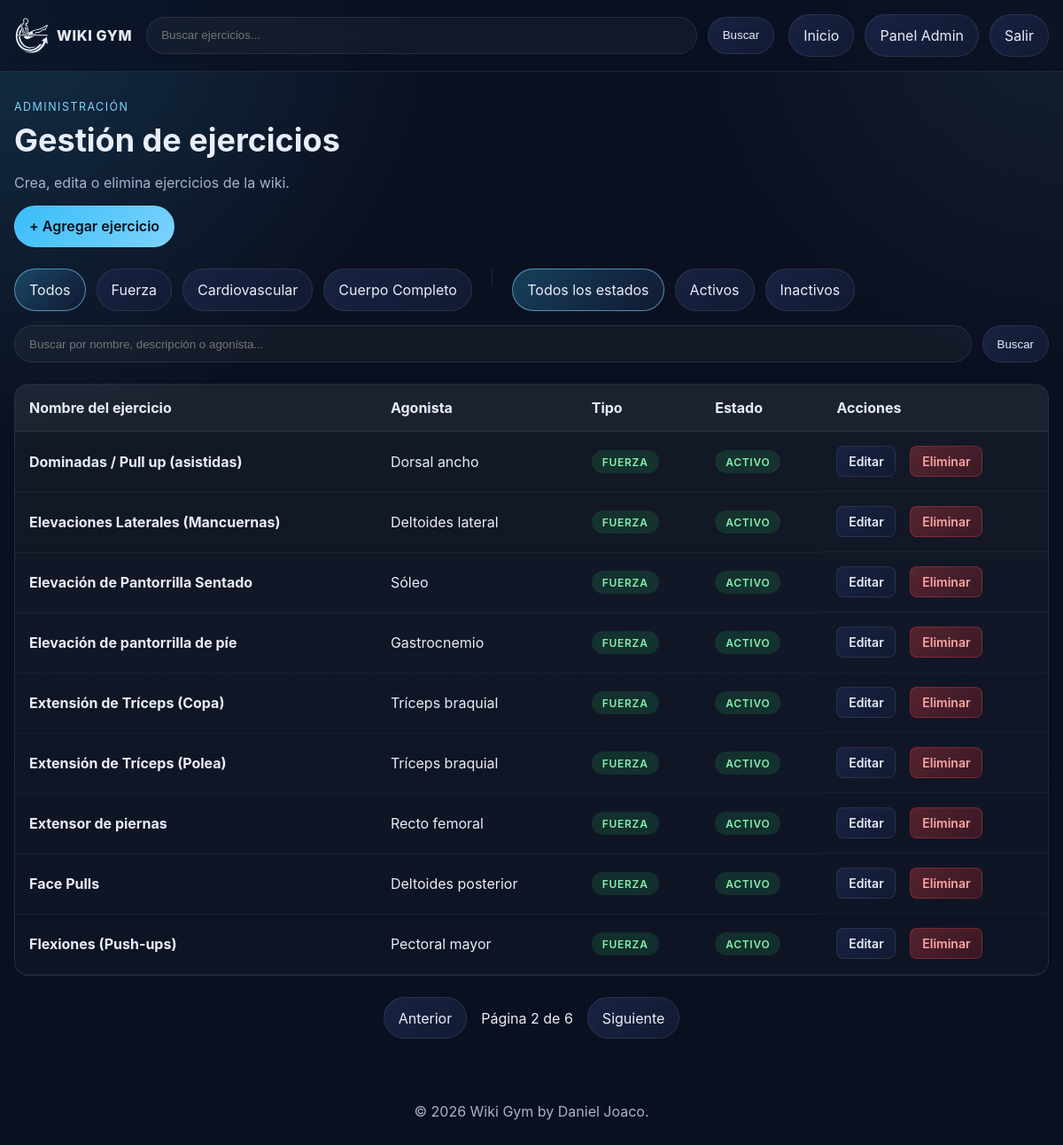
The app's page /panel/?page=2 (signed in) with its own data.
### exercises/models.py (models this page shows, shortened)
class Exercise(models.Model):
    EXERCISE_TYPE_STRENGTH = "STRENGTH"
    EXERCISE_TYPE_CARDIO = "CARDIO"
    EXERCISE_TYPE_FULL_BODY = "FULL_BODY"
    EXERCISE_TYPE_CHOICES = [
        (EXERCISE_TYPE_STRENGTH, "Fuerza"),
        (EXERCISE_TYPE_CARDIO, "Cardiovascular"),
        (EXERCISE_TYPE_FULL_BODY, "Cuerpo Completo"),
    ]
    name = models.CharField(max_length=150, unique=True)
    description = models.TextField(blank=True)
    agonist = models.ForeignKey(
        Agonist,
        on_delete=models.PROTECT,
        related_name="exercises",
    )
    image = models.ImageField(upload_to="exercise_images/%Y/%m/", blank=True, null=True)
    exercise_type = models.CharField(
        max_length=20,
        choices=EXERCISE_TYPE_CHOICES,
        default=EXERCISE_TYPE_STRENGTH,
    )
    tracks_weight = models.BooleanField(default=True)
    is_active = models.BooleanField(default=True)
    created_by = models.ForeignKey(
        settings.AUTH_USER_MODEL,
        on_delete=models.SET_NULL,
        null=True,
        blank=True,
        related_name="wiki_exercises_created",
    )
    created_at = models.DateTimeField(auto_now_add=True)
    updated_at = models.DateTimeField(auto_now=True)
    class Meta:
        ordering = ["name"]

class Agonist(models.Model):
    muscle_group = models.ForeignKey(
        MuscleGroup,
        on_delete=models.CASCADE,
        related_name="agonists",
    )
    name = models.CharField(max_length=100)
    class Meta:
        ordering = ["name"]
        constraints = [
            models.UniqueConstraint(
                fields=["muscle_group", "name"],
                name="unique_agonist_per_group",
            )
        ]

### exercises/views.py (the view, shortened to what this page needs)
# urls.py: path('panel/', views.panel_list, name='panel_list'),
@login_required(login_url='login')
def panel_list(request):
	exercises = _exercise_queryset().all()
	search_query = request.GET.get('q', '').strip()
	selected_type = request.GET.get('type', '').strip()
	status_filter = request.GET.get('status', '').strip()
	if selected_type in dict(Exercise.EXERCISE_TYPE_CHOICES):
		exercises = exercises.filter(exercise_type=selected_type)
	if status_filter == 'active':
		exercises = exercises.filter(is_active=True)
	elif status_filter == 'inactive':
		exercises = exercises.filter(is_active=False)
	exercises = exercises.order_by('name')
	paginator = Paginator(exercises, PAGE_SIZE)
	page_obj = paginator.get_page(request.GET.get('page'))
	page_query_string = _build_query_string({
		'q': search_query,
		'type': selected_type,
		'status': status_filter,
	})
	context = {
		'page_obj': page_obj,
		'exercises': page_obj,
		'search_query': search_query,
		'selected_type': selected_type,
		'selected_type_label': dict(Exercise.EXERCISE_TYPE_CHOICES).get(selected_type, ''),
		'type_filters': Exercise.EXERCISE_TYPE_CHOICES,
		'status_filter': status_filter,
		'total_exercises': exercises.count(),
		'page_query_string': page_query_string,
	}
	return render(request, 'panel/panel.html', context)

### exercises/views.py (called while the page is built)
def _build_query_string(params):
	clean_params = {key: value for key, value in params.items() if value}
	return urlencode(clean_params)

def _exercise_queryset():
	return Exercise.objects.select_related('agonist__muscle_group__pattern').annotate(
		pattern_name=F('agonist__muscle_group__pattern__name'),
		muscle_group_name=F('agonist__muscle_group__name'),
	)

### templates/panel/panel.html (shortened to what this page needs)
{% extends 'base.html' %}
{% load static %}
{% block extra_css %}<link rel="stylesheet" href="{% static 'css/panel/panel.css' %}">{% endblock %}
{% block content %}
<section class="panel-header">
    <div>
        <p class="eyebrow">Administración</p>
        <h1>Gestión de ejercicios</h1>
        <p class="hero-copy">Crea, edita o elimina ejercicios de la wiki.</p>
    </div>
</section>
<div class="panel-actions">
    <a href="{% url 'exercise_create' %}?next={{ request.get_full_path|urlencode }}" class="btn-primary">+ Agregar ejercicio</a>
</div>
<section class="filter-bar">
    <a class="filter-link {% if not selected_type %}active{% endif %}" href="{% url 'panel_list' %}">Todos</a>
    {% for value, label in type_filters %}
        <a class="filter-link {% if selected_type == value %}active{% endif %}" href="{% url 'panel_list' %}?type={{ value }}">
            {{ label }}
        </a>
    {% endfor %}
    <span class="separator">|</span>
    <a class="filter-link {% if not status_filter %}active{% endif %}" href="{% url 'panel_list' %}">Todos los estados</a>
    <a class="filter-link {% if status_filter == 'active' %}active{% endif %}" href="{% url 'panel_list' %}?status=active">Activos</a>
    <a class="filter-link {% if status_filter == 'inactive' %}active{% endif %}" href="{% url 'panel_list' %}?status=inactive">Inactivos</a>
</section>
<form class="search-form-panel" action="{% url 'panel_list' %}" method="get">
    <input
        type="search"
        name="q"
        placeholder="Buscar por nombre, descripción o agonista..."
        value="{{ search_query|default:'' }}"
        aria-label="Buscar ejercicios"
    >
    <button type="submit">Buscar</button>
</form>
{% if total_exercises > 0 %}
    <div class="table-responsive">
        <table class="exercises-table">
            <thead>
                <tr>
                    <th>Nombre del ejercicio</th>
                    <th>Agonista</th>
                    <th>Tipo</th>
                    <th>Estado</th>
                    <th>Acciones</th>
                </tr>
            </thead>
            <tbody>
                {% for exercise in exercises %}
                    <tr>
                        <td>
                            <strong>{{ exercise.name }}</strong>
                        </td>
                        <td>{{ exercise.agonist.name }}</td>
                        <td>
                            <span class="badge badge-{{ exercise.exercise_type|lower }}">
                                {{ exercise.get_exercise_type_display }}
                            </span>
                        </td>
                        <td>
                            <span class="badge {% if exercise.is_active %}badge-active{% else %}badge-inactive{% endif %}">
                                {% if exercise.is_active %}Activo{% else %}Inactivo{% endif %}
                            </span>
                        </td>
                        <td class="actions">
                            <a href="{% url 'exercise_edit' exercise.id %}?next={{ request.get_full_path|urlencode }}" class="btn-small btn-edit">Editar</a>
                            <a href="{% url 'exercise_delete' exercise.id %}?next={{ request.get_full_path|urlencode }}" class="btn-small btn-delete">Eliminar</a>
                        </td>
                    </tr>
                {% endfor %}
            </tbody>
        </table>
    </div>
    <nav class="pagination" aria-label="Paginación">
        {% if page_obj.has_previous %}
            <a href="?{% if page_query_string %}{{ page_query_string }}&{% endif %}page={{ page_obj.previous_page_number }}">Anterior</a>
        {% endif %}
        <span>Página {{ page_obj.number }} de {{ page_obj.paginator.num_pages }}</span>
        {% if page_obj.has_next %}
            <a href="?{% if page_query_string %}{{ page_query_string }}&{% endif %}page={{ page_obj.next_page_number }}">Siguiente</a>
        {% endif %}
    </nav>
{% else %}
    <section class="empty-state">
        <h2>No hay ejercicios</h2>
        <p><a href="{% url 'exercise_create' %}?next={{ request.get_full_path|urlencode }}">Crea el primer ejercicio</a> para empezar a llenar la wiki.</p>
    </section>
{% endif %}
{% endblock %}

### static/css/base.css (style rules this page uses)
:root { --bg: #0b1020; --panel: #121a33; --panel-soft: #182241; --text: #e8edf7; --muted: #a7b2cc; --accent: #7dd3fc; --accent-strong: #38bdf8; --border: rgba(255, 255, 255, 0.09); --shadow: 0 20px 60px rgba(0, 0, 0, 0.28); }
* { box-sizing: border-box; }
body { margin: 0; font-family: Inter, system-ui, -apple-system, BlinkMacSystemFont, "Segoe UI", sans-serif; background: radial-gradient(circle at top left, rgba(56, 189, 248, 0.18), transparent 28%), radial-gradient(circle at top right, rgba(125, 211, 252, 0.08), transparent 24%), var(--bg); color: var(--text); }
a { color: inherit; text-decoration: none; }
.search-form button, .details-button, .filter-link, .nav-actions a, .pagination a { border: 1px solid var(--border); background: linear-gradient(135deg, var(--panel-soft), var(--panel)); color: var(--text); border-radius: 999px; padding: 0.8rem 1rem; display: inline-flex; align-items: center; justify-content: center; transition: transform 0.2s ease, border-color 0.2s ease, background 0.2s ease; }
.eyebrow { margin: 0 0 0.5rem; color: var(--accent); text-transform: uppercase; letter-spacing: 0.12em; font-size: 0.78rem; }
.hero-copy, .results-meta, .exercise-meta, .empty-state p, .detail-list, .detail-description p { color: var(--muted); }
.filter-bar { display: flex; gap: 0.75rem; flex-wrap: wrap; margin: 1.25rem 0 1rem; }
.filter-link.active { border-color: rgba(125, 211, 252, 0.6); background: linear-gradient(135deg, rgba(56, 189, 248, 0.28), rgba(18, 26, 51, 0.95)); }
.pagination { display: flex; align-items: center; justify-content: center; gap: 1rem; margin-top: 1.5rem; flex-wrap: wrap; }
.separator { color: var(--border); margin: 0 0.5rem; }
.btn-primary, .btn-secondary, .btn-danger, .btn-small { display: inline-flex; align-items: center; justify-content: center; border: 1px solid var(--border); border-radius: 999px; padding: 0.8rem 1rem; cursor: pointer; text-decoration: none; transition: transform 0.2s ease, border-color 0.2s ease, background 0.2s ease; font-weight: 600; }
.btn-primary { background: linear-gradient(135deg, var(--accent-strong), var(--accent)); color: #08101e; }
.btn-small { padding: 0.5rem 0.8rem; font-size: 0.875rem; background: linear-gradient(135deg, var(--panel-soft), var(--panel)); color: var(--text); border-radius: 8px; }
.btn-edit { margin-right: 0.5rem; }
.btn-delete { background: linear-gradient(135deg, rgba(239, 68, 68, 0.3), rgba(220, 38, 38, 0.2)); color: #fca5a5; border-color: rgba(239, 68, 68, 0.3); }
.panel-actions { margin-bottom: 1.5rem; }
.panel-header h1, .form-header h1 { margin: 0; font-size: clamp(1.8rem, 3vw, 2.8rem); }
.search-form-panel { display: flex; gap: 0.75rem; margin-bottom: 1.5rem; }
.search-form-panel input { flex: 1; border: 1px solid var(--border); background: rgba(255, 255, 255, 0.04); color: var(--text); border-radius: 999px; padding: 0.8rem 1rem; outline: none; }
.search-form-panel button { border: 1px solid var(--border); background: linear-gradient(135deg, var(--panel-soft), var(--panel)); color: var(--text); border-radius: 999px; padding: 0.8rem 1rem; cursor: pointer; }
.table-responsive { overflow-x: auto; border: 1px solid var(--border); border-radius: 16px; background: linear-gradient(180deg, rgba(255, 255, 255, 0.04), rgba(255, 255, 255, 0.02)); margin-bottom: 1.5rem; }
.exercises-table { width: 100%; border-collapse: collapse; }
.exercises-table thead { background: rgba(255, 255, 255, 0.04); border-bottom: 1px solid var(--border); }
.exercises-table th { padding: 1rem; text-align: left; font-weight: 700; color: var(--text); }
.exercises-table td { padding: 1rem; border-bottom: 1px solid rgba(255, 255, 255, 0.04); color: var(--text); }
.exercises-table .actions { display: flex; gap: 0.5rem; }
.badge { display: inline-flex; align-items: center; justify-content: center; padding: 0.35rem 0.75rem; border-radius: 999px; font-size: 0.75rem; font-weight: 600; text-transform: uppercase; letter-spacing: 0.06em; }
.badge-strength { background: rgba(34, 197, 94, 0.15); color: #86efac; }
.badge-active { background: rgba(34, 197, 94, 0.15); color: #86efac; }

### records on screen
Exercise: name "Dominadas / Pull up (asistidas)", agonist.name "Dorsal ancho", exercise_type "FUERZA", is_active "ACTIVO"
Exercise: name "Elevaciones Laterales (Mancuernas)", agonist.name "Deltoides lateral", exercise_type "FUERZA", is_active "ACTIVO"
Exercise: name "Elevación de Pantorrilla Sentado", agonist.name "Sóleo", exercise_type "FUERZA", is_active "ACTIVO"
Exercise: name "Elevación de pantorrilla de píe", agonist.name "Gastrocnemio", exercise_type "FUERZA", is_active "ACTIVO"
Exercise: name "Extensión de Tríceps (Copa)", agonist.name "Tríceps braquial", exercise_type "FUERZA", is_active "ACTIVO"
Exercise: name "Extensión de Tríceps (Polea)", agonist.name "Tríceps braquial", exercise_type "FUERZA", is_active "ACTIVO"
Exercise: name "Extensor de piernas", agonist.name "Recto femoral", exercise_type "FUERZA", is_active "ACTIVO"
Exercise: name "Face Pulls", agonist.name "Deltoides posterior", exercise_type "FUERZA", is_active "ACTIVO"
Exercise: name "Flexiones (Push-ups)", agonist.name "Pectoral mayor", exercise_type "FUERZA", is_active "ACTIVO"

### other values on screen
{{ label }} "Fuerza" "Cardiovascular" "Cuerpo Completo"
{{ page_obj.number }} "2"
{{ page_obj.paginator.num_pages }} "6"
